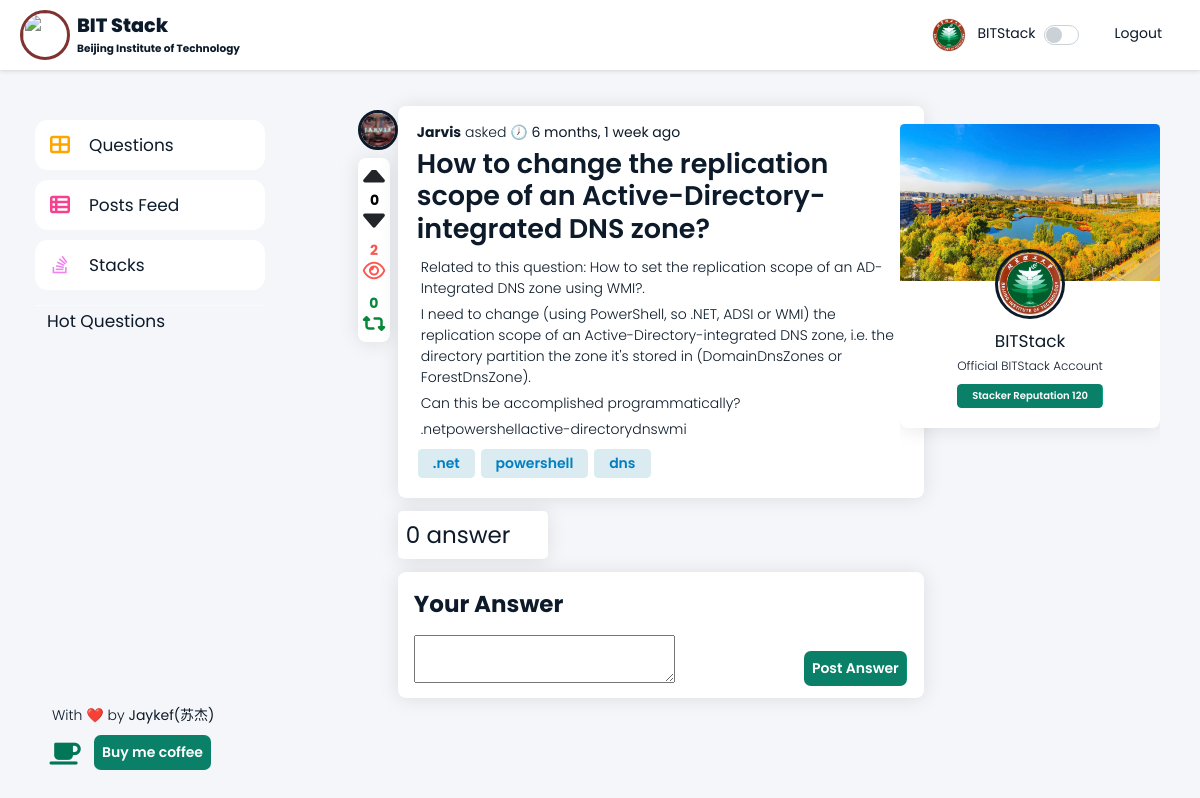
Page /question/9/ (signed in) on the committed database.
### userauth/models.py (models this page shows)
class StackoverflowUser(AbstractUser):
    email = models.EmailField(verbose_name='email address', max_length=long_len, unique=True)
    name = models.CharField(max_length=long_len)
    reputation_score = models.IntegerField(default=0)
    about_me = models.TextField(default='Write something about you here.')
    ques_asked = models.ManyToManyField('main.Questions', blank = True)
    post_posted = models.ManyToManyField('main.Posts', blank = True)
    ans_given = models.ManyToManyField('main.Answer', blank = True)
    profile_pic = models.ImageField(upload_to='user_profile_pic', default='default_image.png',blank=True, null = True)
    cover_pic = models.ImageField(upload_to='user_profile_pic', default='cover.jpg',blank=True, null = True)
    date_joined = models.DateTimeField(default = timezone.now)
    USERNAME_FIELD = 'username'
    REQUIRED_FIELDS = [''] # Email & Password are required by default.

### main/models.py (models this page shows, shortened)
class Questions(models.Model):
    title = models.CharField(max_length=long_len)
    ques_content = models.TextField()
    tags = models.ManyToManyField(Tags)
    upvotes = models.ManyToManyField(settings.AUTH_USER_MODEL, related_name='user_upvote')
    downvotes = models.ManyToManyField(settings.AUTH_USER_MODEL, related_name='user_downvote')
    answers = models.ManyToManyField('main.Answer', related_name='answers')
    author = models.ForeignKey(settings.AUTH_USER_MODEL, on_delete=models.CASCADE, blank=False)
    views = models.IntegerField(default=0)
    is_answered = models.BooleanField(default=False)
    created_at = models.DateTimeField(auto_now_add=True)
    updated_at = models.DateTimeField(auto_now=True)
    votes = models.IntegerField(default=0)
    has_accepted_answer = models.BooleanField(default=False)
    thumbsup = models.IntegerField(default='0')
    thumbsdown = models.IntegerField(default='0')
    thumbs = models.ManyToManyField(settings.AUTH_USER_MODEL, related_name='thumbs', default=None, blank=True)

class Tags(models.Model):
    tag_word = models.CharField(max_length=medium_len, unique = True,  default='BITStack')

### main/views.py (the view, shortened to what this page needs)
# urls.py: path('question/<int:pk>/', views.questionsingle, name = 'name_questionsingle'),
@login_required
def questionsingle(request, pk):
    user = request.user
    try:
        if request.GET and request.GET['isQuestion'] and request.GET['id'] and request.GET['action_type']:
            result = performUpDownVote(
                user, request.GET['isQuestion'], request.GET['id'], request.GET['action_type'])
            redirect_to = '/question/'+str(pk)
            if 'page' in request.GET:
                redirect_to += '?page='+request.GET['page']
            return redirect(redirect_to)
    except Exception:
        pass
    q = Questions.objects.get(pk=pk)
    q.views = q.views + 1
    q.save()
    if q.author == user:
        showaccept = True
    else:
        showaccept = False
    all_answers = q.answers.all()
    page = request.GET.get('page', 1)
    paginator = Paginator(all_answers, 5)
    try:
        all_answers = paginator.page(page)
    except PageNotAnInteger:
        all_answers = paginator.page(1)
    except EmptyPage:
        all_answers = paginator.page(paginator.num_pages)
    return render(request, 'main/question-details.html', {'q': q, 'all_answers': all_answers, 'showaccept': showaccept})

### main/templates/main/question-details.html (shortened to what this page needs)
{% extends 'main/base1.html' %}
{% load humanize %}
{% load static %}
{% block content %}
<div class="col-md-9">
  <div class="mt-1">
    <div class="row">
      <div class="col-md-1 mt-1">
        <a href="{% url 'name_profile' q.author.username %}">
          <div class="profile-photo" style="display: inline-flex; display: flex;align-items:flex-start;">
            <img src="{{q.author.profile_pic.url}}" alt="Profile Photo">
          </div>
        </a>
        <div style="flex:0.1;display: flex; justify-content: center;" class="pt-2 mt-2 card stats">
          <div class="text-center">
            <span id="i_like_this" style="position: absolute;color: black;" class="mt-4 mx-2 px-1 pb-1"><span id="up"
                style="display: block;font-weight: 700;">{{q.thumbsup}}</span></span>
            <a {% if request.user.is_authenticated %}
              class="btn btn-link text-dark p-0 border-0 btn-outline-light thumbaction" {% else %}
              href="{% url 'name_questionsingle' q.pk %}" class="btn btn-link text-dark  p-0 border-0 btn-outline-light"
              {% endif %} value="thumbsup" data-toggle="tooltip" title="Upvote" role="button">
            </a>
            <a {% if request.user.is_authenticated %}
              class="btn btn-link text-dark p-0 border-0 btn-outline-light thumbaction" {% else %}
              href="{% url 'name_questionsingle' q.pk %}" class=" btn btn-link text-dark p-0 border-0 btn-outline-light"
              {% endif %} value="thumbsdown" data-toggle="tooltip" title="Downvote" role="button">
            </a>
            <p class="pb-1" style="color: #fb564e;font-weight: 700;" title="Views">{{q.views}}<br><i class="fa fa-eye px-1" style="font-size: 20px;color: #fb564e;"></i></p>
            <p style="color: #06883a; font-weight: 700;" title="Answers">{{q.answers.all.count}}<br><i class="fa fa-retweet px-1" style="font-size: 20px;color: #06883a;"></i></p>
          </div>
        </div>
      </div>
      <div class="card col-md-11">
        <div class="row px-1">
          <div class="col-md-12 mt-3" style="justify-content: center;">
            <div style="display: flex;align-items:flex-start; flex-direction: column;">
              <p><a href="{% url 'name_profile' q.author.username %}"
                  style="font-weight: 700;">{{q.author.username}}</a>
                asked 🕖<strong> {{q.created_at|naturaltime}}</strong></p>
            </div>
            <h2 class="title">{{q.title}}</h2>
            {% if q.ques_content %}
            <div class="px-1" style="margin-top:-18px;">
              {{q.ques_content | safe | escape}}
            </div>
            {% endif %}
            <div class="mb-2 pb-2" style="margin-top:0px;">
              {% for t in q.tags.all %}
              <button class="btn btn-sm tag " style="background: #5da6c13a;"
                onclick="location.href = '/tag/{{t.tag_word}}'">{{t.tag_word}}</button>{% endfor %}
            </div>
          </div>
        </div>
      </div>
      <div class="col-md-1 mt-1 "></div>
      <div class="col-md-11 ans" style="padding: 0; margin: 0;">
        {% if q.answers.count > 1 %}
        <h3 style="border-radius: 0.3rem; width: 150px;" class="p-2 card">{{q.answers.all.count}} answers</h3>
        {% else %}
        <h3 style="border-radius: 0.3rem; width: 150px;" class="p-2 card">{{q.answers.all.count}} answer</h3>
        {% endif %}
      </div>
      <div class="col-md-1 mt-1"></div>
      <div class="col-md-11 card editor" style="padding: 0;">
        <div class="m-2 px-2" style="overflow-x: scroll;">
          <h3 class="pt-2"><strong>Your Answer</strong></h3>
          <form method="POST" style="margin-top: -15px;">
            <textarea name="editor1"></textarea>
            <button style="float: right;" class="btn btn-success mt-3 p-2" type="submit">Post Answer</button>
          </form>
        </div>
      </div>
    </div>
    {% endblock %}

### main/templates/main/base1.html (shortened to what this page needs)
{% load static %}
{% load crispy_forms_tags %}
<!DOCTYPE html>
<html lang="en">
<head>
  <link href="https://use.fontawesome.com/releases/v5.0.6/css/all.css" rel="stylesheet">
  <link rel="stylesheet" href="https://cdn.jsdelivr.net/npm/bootstrap-icons@1.7.2/font/bootstrap-icons.css">
  <link href="{% static './assets/css/nucleo-icons.css' %}" rel="stylesheet" />
  <link href="{% static './assets/css/master.css' %}" rel="stylesheet" />
  <link href="{% static './assets/demo/demo.css' %}" rel="stylesheet" />
</head>
<body class="">
  <div class="wrapper">
    <div class="sidebar">
      <div class="sidebar-wrapper">
        <ul class="nav">
          <li class="active">
            <a href="{% url 'name_questions' %}">
              <i class="fa fa-th-large pt-1" style="color: orange;"></i>
              <h4 id="wc">Questions</h4>
            </a>
          </li>
          <li class="active">
            <a href="{% url 'name_posts' %}">
              <i class="fa fa-th-list pt-1" style="color: rgb(245, 65, 143);"></i>
              <h4 id="wc">Posts Feed</h4>
            </a>
          </li>
          <li class="active">
            <a href="{% url 'name_questions' %}">
              <i class="fa fa-stack-overflow pt-1" style="color: violet;"></i>
              <h4 id="wc">Stacks</h4>
            </a>
          </li>
          <div class="logo">
          </div>
          {% if user.is_authenticated %}
          <li style="margin-top: -20px;">
            <a href="">
              <h4 id="wc">Hot Questions</h4>
            </a>
          </li>
            {% endif %}
          <li class="active-pro" style="margin-left: 28px;">
            <p class="p-1">With ❤️ by <strong>Jaykef(苏杰)</strong></p>
            <i class="fa fa-coffee pt-1" style="color: rgb(3, 118, 87);font-size: 25px;"></i>
            <button class="btn btn-success p-2 m-0" data-toggle="modal" data-target="#coffeeModalCenter">Buy me
              coffee</button>
          </li>
        </ul>
      </div>
    </div>
    <div class="main-panel">
      <nav class="navbar navbar-expand-lg navbar-absolute navbar-transparent ">
        <div class="container-fluid">
          <div class="navbar-wrapper">
            <img src="{% static './assets/img/logo.png' %}" width="50" height="50" class="logo">
            <a class="navbar-brand" href="{% url 'name_questions' %}">BIT Stack <br>
              <p>Beijing Institute of Technology</p>
            </a>
          </div>
          <div class="collapse navbar-collapse" id="navigation">
            <ul class="navbar-nav ml-auto">
              {% if user.is_authenticated %}
              <li class="dropdown nav-item">
                <a href="{% url 'name_profile' user.username %}" class="dropdown-toggle nav-link"
                  data-toggle="dropdown">
                  <a href="{% url 'name_profile' user.username %}">
                    <div class="photo">
                      <img src="{{user.profile_pic.url}}" alt="Profile Photo">
                    </div>
                  </a>
              </a>
              <a class="nav-item nav-link"
                href="{% url 'name_profile' user.username %}"><strong>{{user.username}}</strong></a>
              <div style="float: right; display: flex;justify-content: end;align-items: center;"
                class=" custom-control custom-switch">
              </div>
              <a class="nav-item nav-link" href="{% url 'name_logout_req' %}"><strong>Logout</strong></a>
              {% endif %}
            </ul>
          </div>
        </div>
      </nav>
      <div class="content mt-4">
        <div class="row" style="max-width: 900px;">
          {% block content %}
          {% endblock %}
        </div>
      </div>
    </div>
    <div class="sidebar1">
      <div class="sidebar-wrapper1 mt-4">
        {% if user.is_authenticated %}
        <div class="card text-center pb-3">
          <ul class="nav1 p-0 m-0">
            <img src="{{user.cover_pic.url}}" style="margin-top: 0;" class="pb-2">
            <a href="{% url 'name_profile' user.username %}">
              <span class="photo" style="display: inline-flex;">
                <img style="margin-top: -40px;border-radius: 4rem; border:3px solid;" src="{{user.profile_pic.url}}"
                  alt="Profile Photo" width="70" height="70">
              </span>
              <h4 class="p-0 m-1">{{user.username}}</h4>
              <p style="font-size: 12px;">{{user.about_me}}</p>
            </a>
            <p class="btn btn-success btn-sm" style="font-size: 10px; color: white;cursor: unset;">Stacker Reputation
              {{user.reputation_score}}</p>
          </ul>
        </div>
        {% endif %}
      </div>
    </div>
  </div>
  </div>
</body>
</html>

### static/assets/demo/demo.css (style rules this page uses)
@media all and (min-width: 992px) { .sidebar .nav>li.active-pro { position: absolute; width: 100%; bottom: 10px; } }

### main/templates/main/question-details.html (style rules this page uses)
.row { padding-bottom: 0; margin-bottom: 0; }
.col-md-1 { padding: 0.5rem; padding-top: 0px; }
div.profile-photo { margin-right: 5px; }
.tag { color: rgb(2, 126, 193); }

### rows in the picture
StackoverflowUser: profile_pic (picture), username "BITStack", cover_pic (picture), about_me "Official BITStack Account", reputation_score "120"
Questions: author.profile_pic (picture), thumbsup "0", views "2", answers.all.count "0", author.username "Jarvis", created_at "6 months, 1 week ago", title "How to change the replication scope of an Active-Directory-integrated DNS zone?", ques_content "Related to this question: How to set the replication scope of an AD-Integrated DNS zone using WMI? . I need to change (using PowerShell, so .NET, ADSI or WMI) the replication scope of an Active-Directory-integrated DNS zone, i.e. the directory partition the zone it's stored in (DomainDnsZones or ForestDnsZone). Can this be accomplished programmatically? .net powershell active-directory dns wmi"
Tags: tag_word ".net"
Tags: tag_word "powershell"
Tags: tag_word "dns"
